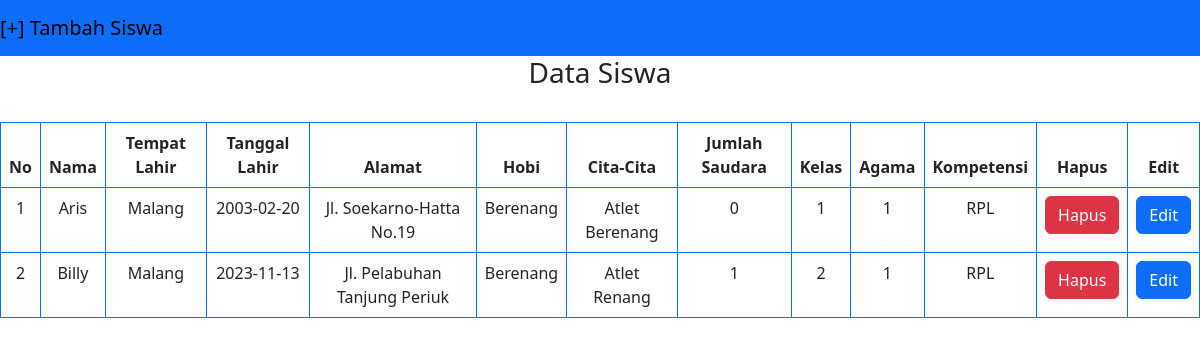
The app's page /siswa/index.php with its own data.
### tables this page shows
CREATE TABLE `siswa` (
  `id` int(11) NOT NULL,
  `nama` varchar(225) NOT NULL,
  `tplahir` varchar(225) NOT NULL,
  `tglahir` date NOT NULL,
  `alamat` varchar(225) NOT NULL,
  `hobi` varchar(225) DEFAULT NULL,
  `cita_cita` varchar(225) DEFAULT NULL,
  `jml_saudara` int(10) DEFAULT NULL,
  `id_kelas` int(11) DEFAULT NULL,
  `id_agama` int(11) DEFAULT NULL,
  `id_kompetensi` int(11) DEFAULT NULL
);

CREATE TABLE `kelas` (
  `id` int(11) NOT NULL,
  `namakelas` varchar(225) NOT NULL,
  `kompetensi` varchar(225) NOT NULL,
  `tahun_ajar` varchar(225) NOT NULL,
  `keterangan` varchar(225) NOT NULL,
  `id_agama` int(11) DEFAULT NULL
);

### siswa/index.php (the view, shortened to what this page needs)
<!DOCTYPE html>
<html lang="en">
<head>
    <link rel="stylesheet" href="../assets/css/bootstrap.min.css">
</head>
<?php
include '../config/conn.php';
?>
<body>
    <nav class="navbar navbar-expand-lg navbar-primary bg-primary">
        <a href="form_tambah_siswa.php" class="navbar-brand">[+] Tambah Siswa</a>
    </nav>
    <h3 class="text-center">Data Siswa</h3>
    <br>
    <div>
        <table class="table table-bordered border-primary text-center">
            <thead>
                <tr>
                    <th>No</th>
                    <th>Nama</th>
                    <th>Tempat Lahir</th>
                    <th>Tanggal Lahir</th>
                    <th>Alamat</th>
                    <th>Hobi</th>
                    <th>Cita-Cita</th>
                    <th>Jumlah Saudara</th>
                    <th>Kelas</th>
                    <th>Agama</th>
                    <th>Kompetensi</th>
                    <th>Hapus</th>
                    <th>Edit</th>
                </tr>
            </thead>
            <tbody>
                <?php
                $sql = "SELECT siswa.*, kelas.kompetensi from siswa inner join kelas on siswa.id_kelas=kelas.id inner join agama on siswa.id_agama=agama.id;";
                $query = mysqli_query($conn, $sql);
                $no = '1';
                while ($data = mysqli_fetch_array($query)) {
                    ?>
                    <tr>
                        <td>
                            <?= $no++ ?>
                        </td>
                        <td>
                            <?= $data['nama'] ?>
                        </td>
                        <td>
                            <?= $data['tplahir'] ?>
                        </td>
                        <td>
                            <?= $data['tglahir'] ?>
                        </td>
                        <td>
                            <?= $data['alamat'] ?>
                        </td>
                        <td>
                            <?= $data['hobi'] ?>
                        </td>
                        <td>
                            <?= $data['cita_cita'] ?>
                        </td>
                        <td>
                            <?= $data['jml_saudara'] ?>
                        </td>
                        <td>
                            <?= $data['id_kelas'] ?>
                        </td>
                        <td>
                            <?= $data['id_agama'] ?>
                        </td>
                        <td>
                            <?= $data['kompetensi']?>
                        </td>
                        <td>
                            <a href="../controller/conn_hapus_siswa.php?siswaId=<?= $data['id'] ?>" class="btn btn-danger"
                                role="button" name="hapus">Hapus</a>
                        </td>
                        <td>
                            <a href="form_edit_siswa.php?siswaId=<?= $data['id'] ?>" class="btn btn-primary" role="button"
                                name="edit">Edit</a>
                        </td>
                    </tr>
                    <?php
                }
                ?>
            </tbody>
        </table>
    </div>
</body>
</html>

### records on screen
siswa: nama "Aris", tplahir "Malang", tglahir "2003-02-20", alamat "Jl. Soekarno-Hatta No.19", hobi "Berenang", cita_cita "Atlet Berenang", jml_saudara "0", id_kelas "1", id_agama "1", id_kelas.kompetensi "RPL"
siswa: nama "Billy", tplahir "Malang", tglahir "2023-11-13", alamat "Jl. Pelabuhan Tanjung Periuk", hobi "Berenang", cita_cita "Atlet Renang", jml_saudara "1", id_kelas "2", id_agama "1", id_kelas.kompetensi "RPL"
